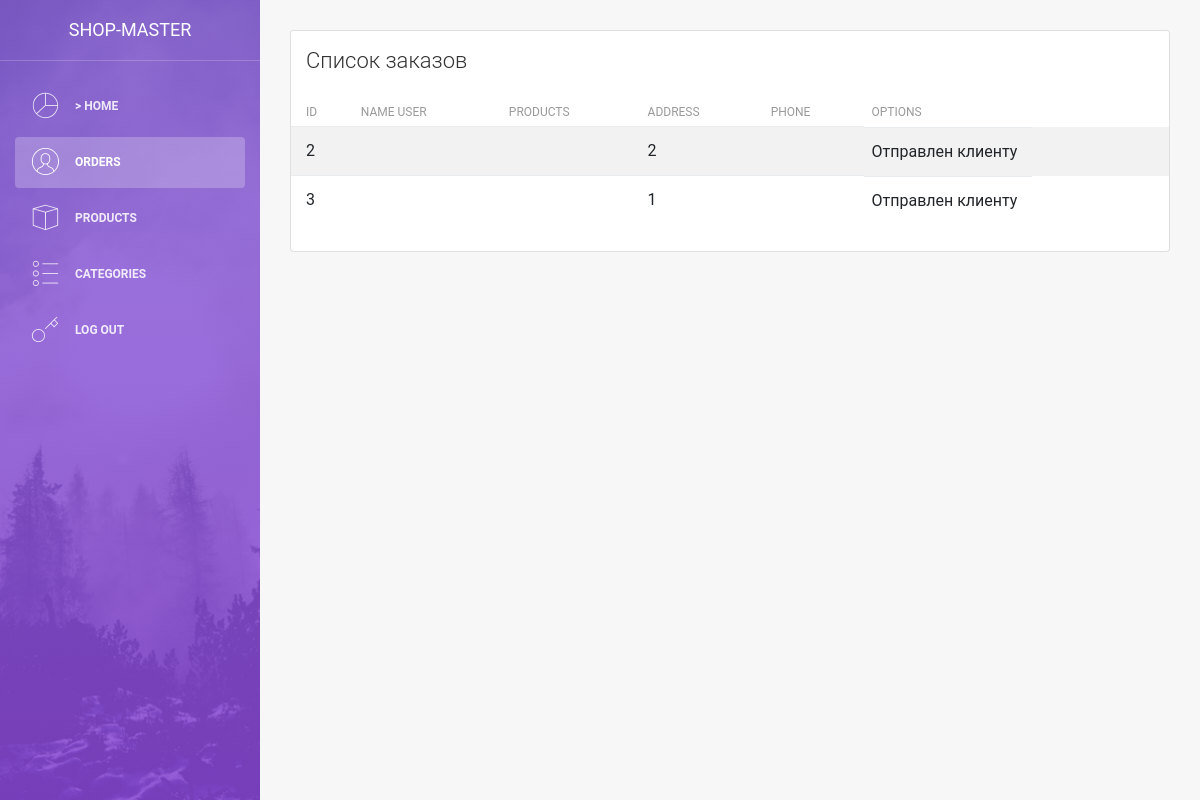
Before: /admin/orders.php with the older database file.
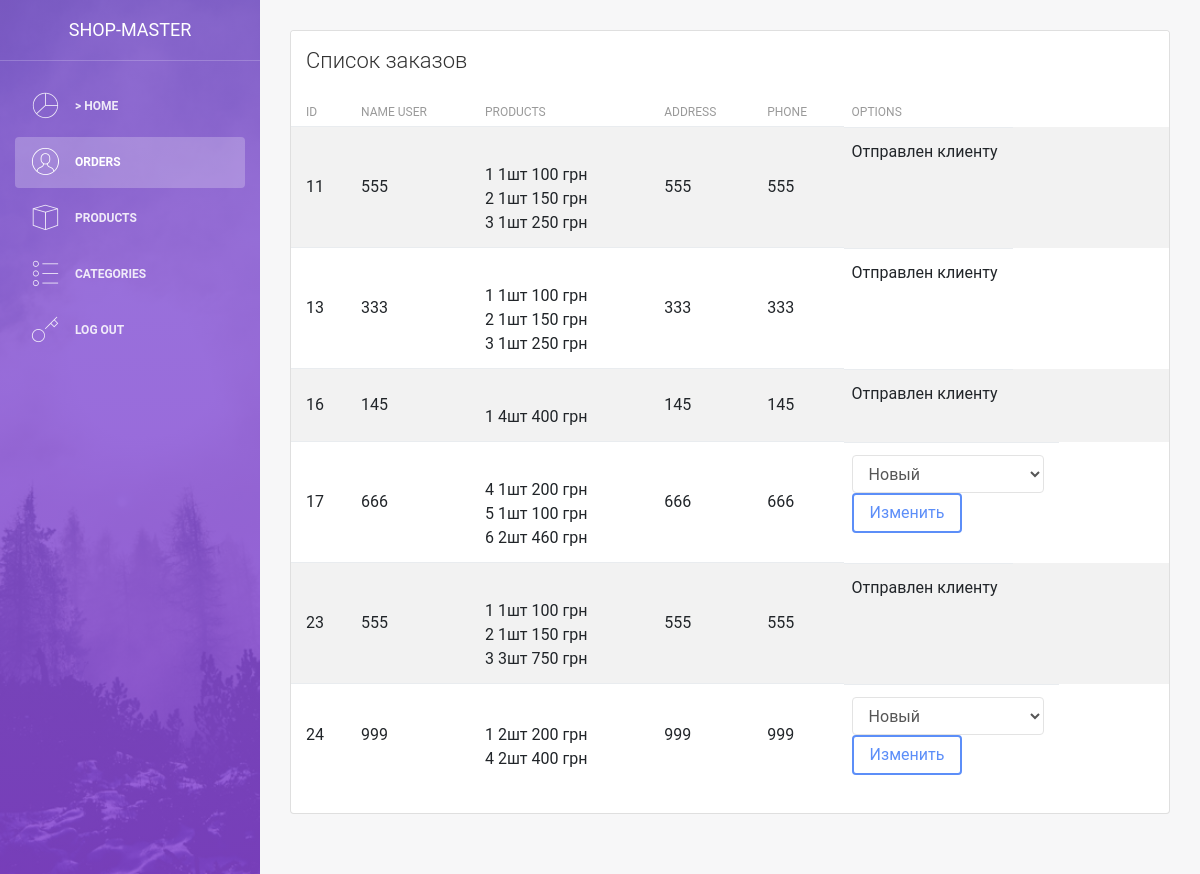
After: the same page with the newer database file.
### tables this page shows
CREATE TABLE `orders` (
  `id` int(11) NOT NULL,
  `user_id` int(11) NOT NULL,
  `products` text NOT NULL,
  `create_at` datetime NOT NULL DEFAULT current_timestamp(),
  `address` text NOT NULL,
  `status` varchar(255) NOT NULL
);

CREATE TABLE `users` (
  `id` int(11) NOT NULL,
  `login` varchar(255) NOT NULL,
  `phone` varchar(255) NOT NULL,
  `email` varchar(255) NOT NULL
);

CREATE TABLE `products` (
  `id` int(11) NOT NULL,
  `title` varchar(255) NOT NULL,
  `description` text NOT NULL,
  `content` text NOT NULL,
  `category_id` int(11) NOT NULL,
  `image` varchar(255) NOT NULL,
  `cost` varchar(10) NOT NULL
);

### admin/orders.php (the view, shortened to what this page needs)
<?php
    include "parts/header.php";
    include $_SERVER['DOCUMENT_ROOT'] ."/configs/db.php";
 ?>
 <div class="row">
    <div class="col-md-12">
        <div class="card strpied-tabled-with-hover">
            <div class="card-header ">
                <h4 class="card-title">Список заказов</h4>
            </div>
            <div class="card-body table-full-width table-responsive">
                <table class="table table-hover table-striped">
                    <thead>
                        <th>ID</th>
                        <th>Name User</th>
                        <th>Products</th>
                        <th>Address</th>
                        <th>Phone</th>
                        <th>Options</th>
                    </thead>
                    <tbody>
                    	<?php
                    		$sql = "SELECT * FROM orders";
						    $result = $connect->query($sql);
						    while($orders = mysqli_fetch_assoc($result)) {
						    	$sqlUs = "SELECT * FROM users WHERE id=" . $orders["user_id"];
						    	$resultUs = $connect->query($sqlUs);
						    	$user = mysqli_fetch_assoc($resultUs);
						    	$userProducts = json_decode($orders['products'], true);
						    	$userProductsCount = count($userProducts['basket']);
						    	?>
						    	<tr>
		                            <td><?php echo $orders["id"]; ?></td>
		                            <td><?php echo $user['login']; ?></td>
		                            <td>
		                            	<?php
				                            for($i = 0; $i < $userProductsCount; $i++) {
										    	$sqlProducts = "SELECT * FROM products WHERE id=" . $userProducts['basket'][$i]['product_id'];
										    	$resultUserProducts = $connect->query($sqlProducts);
										    	$userProductId = mysqli_fetch_assoc($resultUserProducts);
										    	echo "<br/>";
										    	echo $userProductId['title'];
										    	echo $userProducts['basket'][$i]['count'];
										    	echo "шт ";
										    	echo $userProducts['basket'][$i]['cost'];
										    	echo "<span>грн</span>";
									    	}
			                            ?>
		                        	</td>
		                            <td><?php echo $orders['address']; ?></td>
		                            <td><?php echo $user['phone']; ?></td>
		                            <td>
		                            	<?php
		                            		if($orders['status'] == 'Новый') {
		                            			?>
		                            			<form action="modules/products/edit_status.php" method="post">
				                            	<select class="form-control" name="status">
												  <option><?php echo $orders['status'] ?></option>
												</select>
												<button type="submit" class="btn btn-primary">Изменить</button>
											</form>
											<?php
		                            		} else {
		                            			echo "Отправлен клиенту";
		                            		}
		                            	 ?>
									</td>
		                        </tr>
						    	<?php
						    }
                    	 ?>
                    </tbody>
                </table>
            </div>
        </div>
    </div>
</div>
 <?php
    include "parts/footer.php";
?>

Changed rows visible on the page:
removed orders: id "2", address "2", shows "Отправлен клиенту", shown under "Список заказов"
removed orders: id "3", address "1", shows "Отправлен клиенту", shown under "Список заказов"
added orders: id "11", user.login "555", products.title "1", products.cost "100", products.title "2", products "1", products "150", products.title "3", products "250", address "555", user.phone "555", shows "Отправлен клиенту", shown under "Список заказов"
added orders: id "13", user.login "333", products.title "1", products.cost "100", products.title "2", products "1", products "150", products.title "3", products "250", address "333", user.phone "333", shows "Отправлен клиенту", shown under "Список заказов"
added orders: id "16", user.login "145", products.title "1", products "4", products "400", address "145", user.phone "145", shows "Отправлен клиенту"
added orders: id "17", user.login "666", products.title "4", products "1", products "200", products.title "5", products "100", products.title "6", products "2", products "460", address "666", user.phone "666", status "Новый", shown under "Список заказов"
added orders: id "23", user.login "555", products.title "1", products.cost "100", products.title "2", products "1", products "150", products.title "3", products "3", products "750", address "555", user.phone "555", shows "Отправлен клиенту", shown under "Список заказов"
added orders: id "24", user.login "999", products.title "1", products "2", products "200", products.title "4", products "400", address "999", user.phone "999", status "Новый", shown under "Список заказов"
